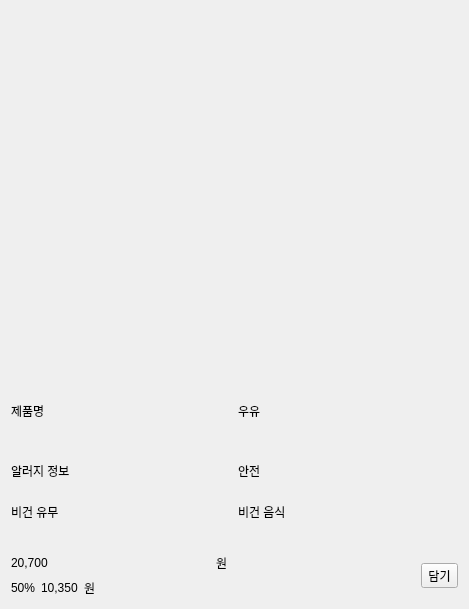
<?xml version="1.0" encoding="UTF-8"?>
<ui version="4.0">
 <class>Form</class>
 <widget class="QWidget" name="Form">
  <property name="geometry">
   <rect>
    <x>0</x>
    <y>0</y>
    <width>469</width>
    <height>609</height>
   </rect>
  </property>
  <property name="windowTitle">
   <string>Form</string>
  </property>
  <layout class="QVBoxLayout" name="verticalLayout" stretch="20,4,2,2,1,0">
   <item>
    <widget class="QLabel" name="label_prod_image">
     <property name="minimumSize">
      <size>
       <width>160</width>
       <height>160</height>
      </size>
     </property>
     <property name="maximumSize">
      <size>
       <width>16777211</width>
       <height>16777215</height>
      </size>
     </property>
     <property name="text">
      <string/>
     </property>
     <property name="pixmap">
      <pixmap>../image/product_no_image.png</pixmap>
     </property>
     <property name="scaledContents">
      <bool>false</bool>
     </property>
    </widget>
   </item>
   <item>
    <layout class="QHBoxLayout" name="horizontalLayout">
     <item>
      <widget class="QLabel" name="label_prod_name">
       <property name="text">
        <string>제품명</string>
       </property>
      </widget>
     </item>
     <item>
      <widget class="QLabel" name="label_category">
       <property name="text">
        <string>우유</string>
       </property>
      </widget>
     </item>
    </layout>
   </item>
   <item>
    <layout class="QHBoxLayout" name="horizontalLayout_2">
     <item>
      <widget class="QLabel" name="label_5">
       <property name="text">
        <string>알러지 정보</string>
       </property>
      </widget>
     </item>
     <item>
      <widget class="QLabel" name="label_allergy_info">
       <property name="text">
        <string>안전</string>
       </property>
      </widget>
     </item>
    </layout>
   </item>
   <item>
    <layout class="QHBoxLayout" name="horizontalLayout_3">
     <item>
      <widget class="QLabel" name="label_6">
       <property name="text">
        <string>비건 유무</string>
       </property>
      </widget>
     </item>
     <item>
      <widget class="QLabel" name="label_vegan_info">
       <property name="text">
        <string>비건 음식</string>
       </property>
      </widget>
     </item>
    </layout>
   </item>
   <item>
    <spacer name="verticalSpacer">
     <property name="orientation">
      <enum>Qt::Vertical</enum>
     </property>
     <property name="sizeHint" stdset="0">
      <size>
       <width>20</width>
       <height>40</height>
      </size>
     </property>
    </spacer>
   </item>
   <item>
    <layout class="QHBoxLayout" name="horizontalLayout_4">
     <property name="topMargin">
      <number>0</number>
     </property>
     <item>
      <layout class="QVBoxLayout" name="verticalLayout_2">
       <item>
        <layout class="QHBoxLayout" name="horizontalLayout_5">
         <item>
          <widget class="QLabel" name="label_original_price">
           <property name="text">
            <string>20,700</string>
           </property>
          </widget>
         </item>
         <item>
          <widget class="QLabel" name="label_9">
           <property name="text">
            <string>원</string>
           </property>
          </widget>
         </item>
        </layout>
       </item>
       <item>
        <layout class="QHBoxLayout" name="horizontalLayout_6">
         <item>
          <widget class="QLabel" name="label_discount_rate">
           <property name="text">
            <string>50%</string>
           </property>
          </widget>
         </item>
         <item>
          <widget class="QLabel" name="label_discounted_price">
           <property name="text">
            <string>10,350</string>
           </property>
          </widget>
         </item>
         <item>
          <widget class="QLabel" name="label_12">
           <property name="text">
            <string>원</string>
           </property>
          </widget>
         </item>
         <item>
          <spacer name="horizontalSpacer">
           <property name="orientation">
            <enum>Qt::Horizontal</enum>
           </property>
           <property name="sizeHint" stdset="0">
            <size>
             <width>40</width>
             <height>20</height>
            </size>
           </property>
          </spacer>
         </item>
        </layout>
       </item>
      </layout>
     </item>
     <item>
      <widget class="QToolButton" name="toolButton">
       <property name="text">
        <string>담기</string>
       </property>
      </widget>
     </item>
    </layout>
   </item>
  </layout>
 </widget>
 <resources/>
 <connections/>
</ui>
